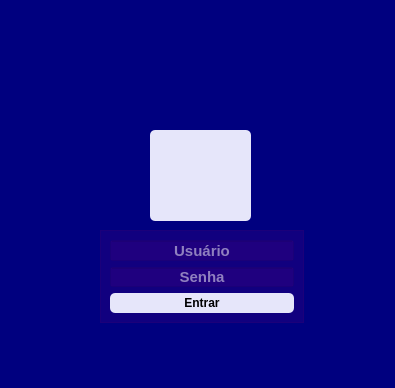
<?xml version="1.0" encoding="UTF-8"?>
<ui version="4.0">
 <class>Form</class>
 <widget class="QWidget" name="Form">
  <property name="geometry">
   <rect>
    <x>0</x>
    <y>0</y>
    <width>395</width>
    <height>388</height>
   </rect>
  </property>
  <property name="windowTitle">
   <string>Form</string>
  </property>
  <property name="autoFillBackground">
   <bool>false</bool>
  </property>
  <property name="styleSheet">
   <string notr="true">background-color: rgb(0, 0, 127);</string>
  </property>
  <widget class="QFrame" name="frame">
   <property name="geometry">
    <rect>
     <x>100</x>
     <y>230</y>
     <width>204</width>
     <height>93</height>
    </rect>
   </property>
   <property name="styleSheet">
    <string notr="true">background-color: rgba(85, 0, 127,0.2)</string>
   </property>
   <property name="frameShape">
    <enum>QFrame::StyledPanel</enum>
   </property>
   <property name="frameShadow">
    <enum>QFrame::Raised</enum>
   </property>
   <layout class="QVBoxLayout" name="verticalLayout">
    <item>
     <widget class="QLineEdit" name="txtUser">
      <property name="font">
       <font>
        <pointsize>11</pointsize>
        <weight>75</weight>
        <bold>true</bold>
       </font>
      </property>
      <property name="styleSheet">
       <string notr="true">color: white</string>
      </property>
      <property name="alignment">
       <set>Qt::AlignCenter</set>
      </property>
      <property name="placeholderText">
       <string>Usuário</string>
      </property>
     </widget>
    </item>
    <item>
     <widget class="QLineEdit" name="txtSenha">
      <property name="font">
       <font>
        <pointsize>11</pointsize>
        <weight>75</weight>
        <bold>true</bold>
       </font>
      </property>
      <property name="styleSheet">
       <string notr="true">color:white</string>
      </property>
      <property name="echoMode">
       <enum>QLineEdit::Password</enum>
      </property>
      <property name="alignment">
       <set>Qt::AlignCenter</set>
      </property>
      <property name="placeholderText">
       <string>Senha</string>
      </property>
     </widget>
    </item>
    <item>
     <widget class="QPushButton" name="pushButton">
      <property name="cursor">
       <cursorShape>PointingHandCursor</cursorShape>
      </property>
      <property name="styleSheet">
       <string notr="true">
QPushButton {
    color: black;
    background-color: #E6E6FA;
    border-radius: 5px;
    padding: 5px 10px;
    font-size: 12px;
    font-weight: bold;
}

QPushButton:hover {
    color: white;
    background-color: green;
}</string>
      </property>
      <property name="text">
       <string>Entrar</string>
      </property>
     </widget>
    </item>
   </layout>
  </widget>
  <widget class="QLabel" name="label">
   <property name="geometry">
    <rect>
     <x>150</x>
     <y>130</y>
     <width>101</width>
     <height>91</height>
    </rect>
   </property>
   <property name="styleSheet">
    <string notr="true">background-color:  #E6E6FA;
 border-radius: 5px;
    padding: 5px 10px;
</string>
   </property>
   <property name="text">
    <string/>
   </property>
   <property name="pixmap">
    <pixmap>loginIcon.png</pixmap>
   </property>
   <property name="scaledContents">
    <bool>true</bool>
   </property>
  </widget>
  <widget class="QLabel" name="label_2">
   <property name="geometry">
    <rect>
     <x>10</x>
     <y>10</y>
     <width>381</width>
     <height>111</height>
    </rect>
   </property>
   <property name="styleSheet">
    <string notr="true">
    border-radius: 5px;
    padding: 5px 10px;
    </string>
   </property>
   <property name="text">
    <string/>
   </property>
   <property name="pixmap">
    <pixmap>../imagens/cateq2023.png</pixmap>
   </property>
   <property name="scaledContents">
    <bool>true</bool>
   </property>
  </widget>
 </widget>
 <resources/>
 <connections/>
</ui>
